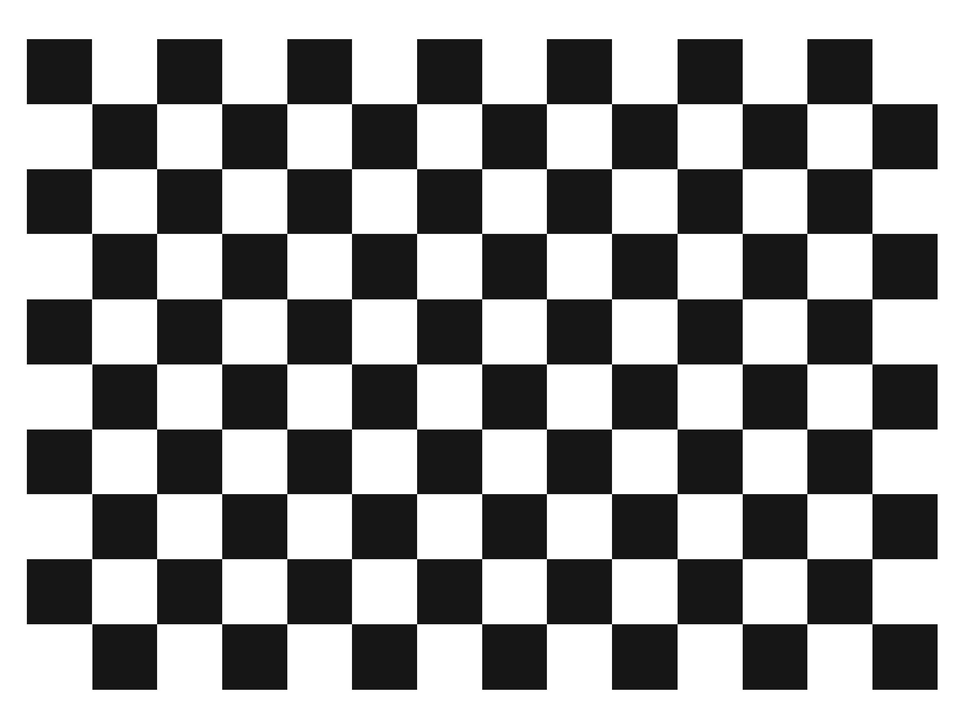
#> input picture Image preprocessing/Calibration board.png, 969 x 728 px, shrunk from 2128 x 1600 before the run
$ python -i Flood_metho.py   (imports and definitions only)
#> lines starting #> are read from the running program, lines starting #| are printed output that depends on the picture; after the words box and inside, x2 and y2 are one past the last pixel; in counts of white or black regions, pixels touching at a corner belong together
#> further down, picture is the input picture: shape (728, 969, 3); min 0, max 255, mean 156.9
import cv2
import numpy as np
import time # Tylko do printowania co jakiś czas
import matplotlib.pyplot as plt
from matplotlib.backends.backend_pdf import PdfPages


# [59 lines left out: functions RefPoint_Detection, Calculate_angle, camera_calibration, not called in this run]


# Na podstawie problemu z odbijaniem światła,
# przedstawionego na: https://stackoverflow.com/questions/67099645/contour-detection-reduce-glare-on-image-opencv-python
# Funkcja służy do wykrycia największego elementu na obrazie.
# Warunek konieczny działania tej funkcji to jednolite tło, którego kolor nie jest podobny do koloru obiektu.
# (np. blacha na jasnoszarym stole). Z racji na statyczne położenie kamery, można dodać
def Workspace_detection(frame):
    lowerDiff = [3, 3, 3, 5]
    upperDiff = [3, 3, 3, 5]
    birdEye = np.maximum(frame, 10)
    foreground = birdEye.copy()

    height, width = frame.shape[:2]
#> height = 728; width = 969
    seeds = [(10, 10), (10, height - 10), (width - 10, 10), (width - 10, height - 10)]
    for seed in seeds:
        cv2.floodFill(foreground, None, seedPoint=seed, newVal=(0, 0, 0), loDiff=lowerDiff, upDiff=upperDiff)
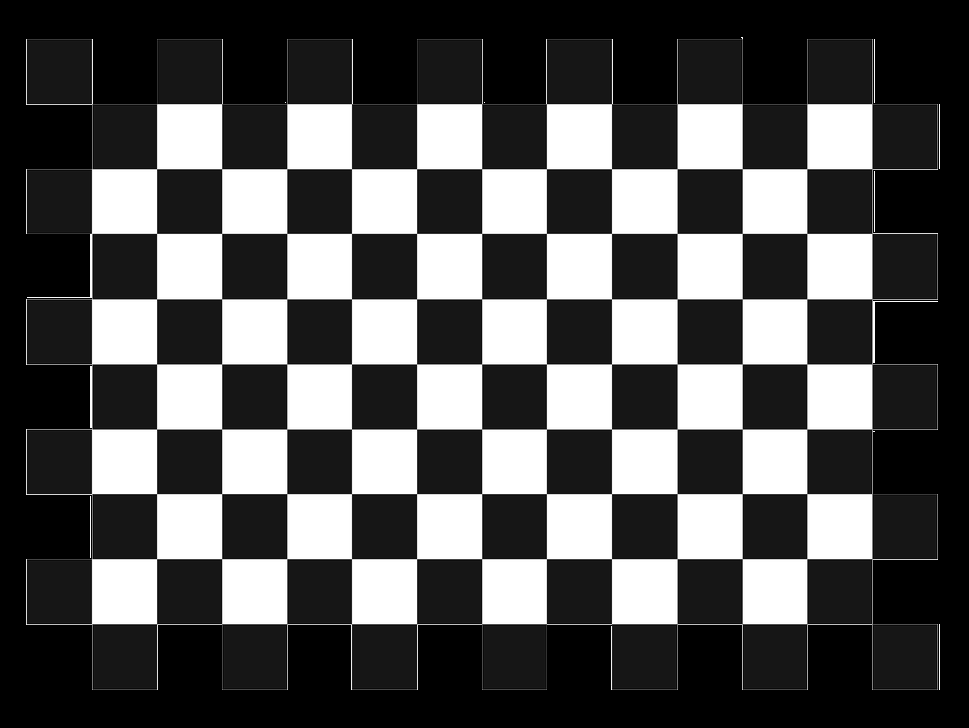
#> foreground: shape (728, 969, 3); min 0, max 255, mean 83.7

    gray = cv2.cvtColor(foreground, cv2.COLOR_BGR2GRAY)
    blur = cv2.GaussianBlur(gray, (5, 5), 0)
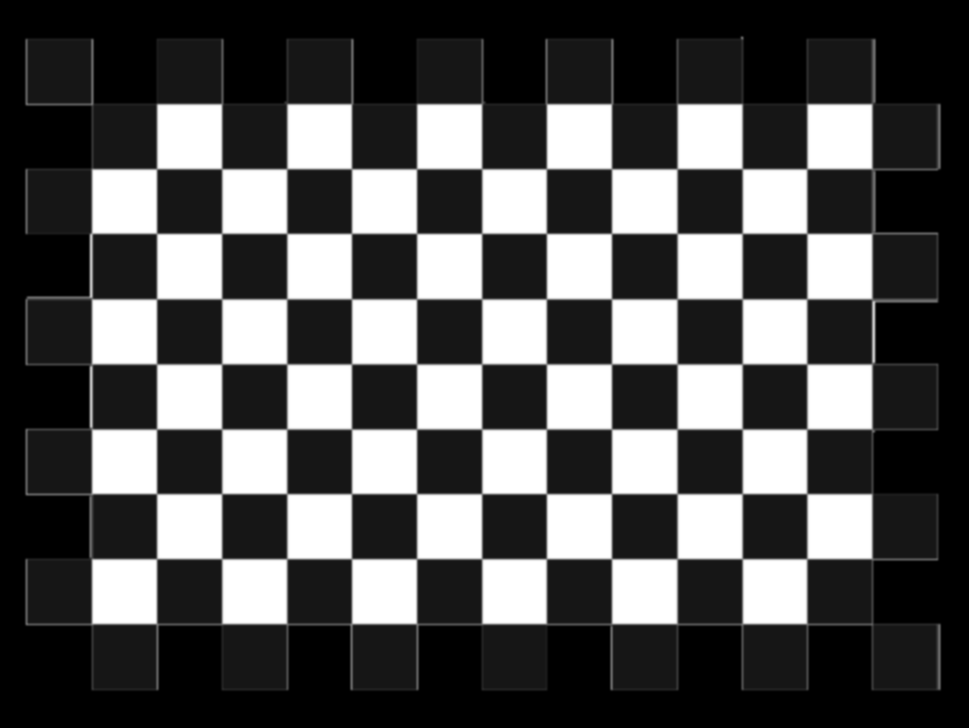
#> blur: shape (728, 969); min 0, max 255, mean 83.7

    thresh = cv2.threshold(blur, 1, 255, cv2.THRESH_BINARY)[1]
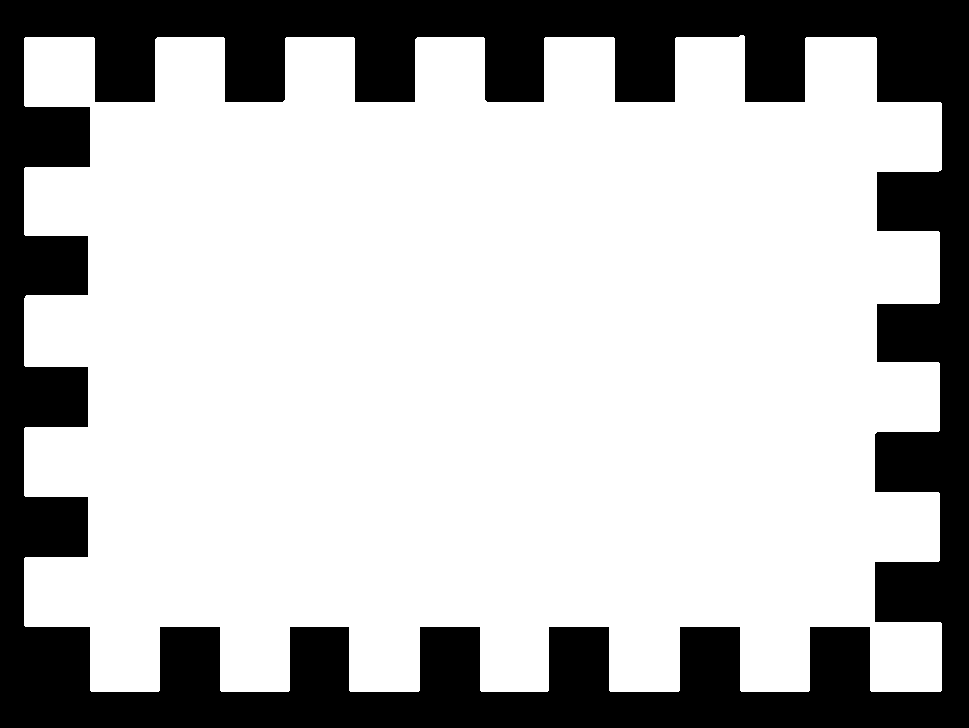
#> thresh: shape (728, 969); 72.9% white; 1 black region, box (x1, y1, x2, y2) and area: (0, 0, 969, 728) 190850
    thresh2 = cv2.morphologyEx(thresh, cv2.MORPH_OPEN, cv2.getStructuringElement(cv2.MORPH_RECT, (7, 7)))
#> thresh2: shape (728, 969); 72.9% white; 1 black region
    thresh3 = cv2.morphologyEx(thresh2, cv2.MORPH_CLOSE, cv2.getStructuringElement(cv2.MORPH_RECT, (7, 7)))
    cntrs, _ = cv2.findContours(thresh3, cv2.RETR_EXTERNAL,cv2.CHAIN_APPROX_SIMPLE)  # Tu można zamienić na simple, jeżeli ma być wykrywany prostokątny element
#> cntrs = 1 contour; box (x1, y1, x2, y2) and area: (24, 37, 942, 692) 511752

    max_area = 0
    max_area_index = -1
    for i, cntr in enumerate(cntrs):
        area = cv2.contourArea(cntr)
        if area > max_area:
            max_area = area
            max_area_index = i
#> this loop made 1 pass
#> (area, max_area, max_area_index) on pass 1: (511752.5, 511752.5, 0)
#> after the loop, max_area = 511752.5; max_area_index = 0

    # wyznaczenie rogów prostokąta
    # https://stackoverflow.com/questions/7263621/how-to-find-corners-on-a-image-using-opencv
    arc = 0.04 * cv2.arcLength(cntrs[max_area_index], True)
#> arc = 227.1
    poly = cv2.approxPolyDP(cntrs[max_area_index], arc, True)
#> poly = [[24, 38], [91, 691], [941, 690], [875, 37]]

    if len(poly) != 4:
        return birdEye, None, thresh, blur, gray, None, None, None
    if len(poly) == 4:
        cv2.drawContours(birdEye, [poly], 0, (0), 5)
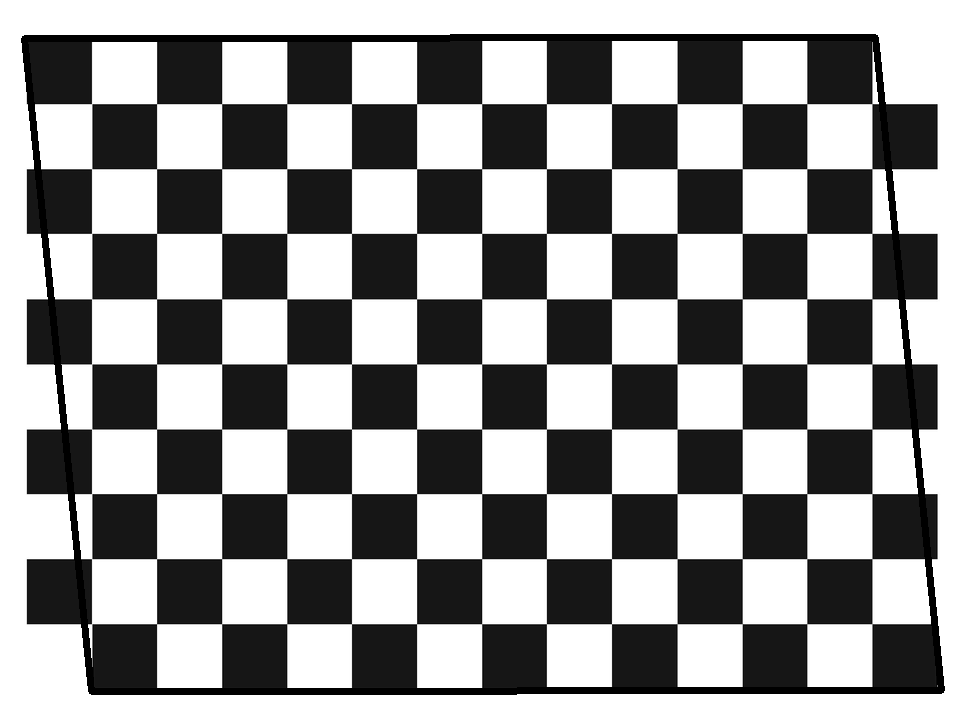
#> birdEye: shape (728, 969, 3); min 0, max 255, mean 151.4
        # cv2.drawContours(birdEye, cntrs, max_area_index, (0, 255, 0), 2)
        poly = poly[np.argsort(poly[:, 0][:, 1])]
#> poly = [[875, 37], [24, 38], [941, 690], [91, 691]]
        # Rogi prostokąta
        left_upper_corner = poly[0][0]
#> left_upper_corner = [875, 37]
        left_bottom_corner = poly[1][0]
#> left_bottom_corner = [24, 38]
        right_upper_corner = poly[2][0]
#> right_upper_corner = [941, 690]
        right_bottom_corner = poly[3][0]
#> right_bottom_corner = [91, 691]
        w = int(np.sqrt(
            (right_upper_corner[0] - left_upper_corner[0]) ** 2 + (right_upper_corner[1] - left_upper_corner[1]) ** 2))
#> w = 656
        h = int(np.sqrt((right_upper_corner[0] - right_bottom_corner[0]) ** 2 + (
                    right_upper_corner[1] - right_bottom_corner[1]) ** 2))
#> h = 850
        cv2.circle(birdEye, left_bottom_corner, 5, (255, 0, 255), -1) # różowy
#> birdEye: shape (728, 969, 3); 0.01% of pixels changed, all inside (x1, y1, x2, y2) = (19, 33, 30, 44)
        cv2.circle(birdEye, right_upper_corner, 5, (0, 0, 255), -1) # czerwony
#> birdEye: shape (728, 969, 3); mean B, G, R 151.4, 151.4, 151.5
        cv2.circle(birdEye, right_bottom_corner, 5, (255, 255, 255), -1) # biały
#> birdEye: shape (728, 969, 3); mean B, G, R 151.4, 151.4, 151.5
        cv2.circle(birdEye, left_upper_corner, 5, (0, 255, 255), -1) # żółty
#> birdEye: shape (728, 969, 3); mean B, G, R 151.4, 151.4, 151.5
        pts_org = np.array([left_upper_corner, right_upper_corner, right_bottom_corner, left_bottom_corner], np.float32)
#> pts_org = [[875, 37], [941, 690], [91, 691], [24, 38]]
        pts_dst = np.array([[0, 0], [w, 0],[w, h], [0, h]], np.float32)
#> pts_dst = [[0, 0], [656, 0], [656, 850], [0, 850]]
        matrix = cv2.getPerspectiveTransform(pts_org, pts_dst)
#> matrix = [[0.00118, 1, -38.15], [-0.999, 0.101, 870.1], [-4.23e-09, -1.8e-06, 1]]
        workplace = cv2.warpPerspective(birdEye, matrix, (w, h))
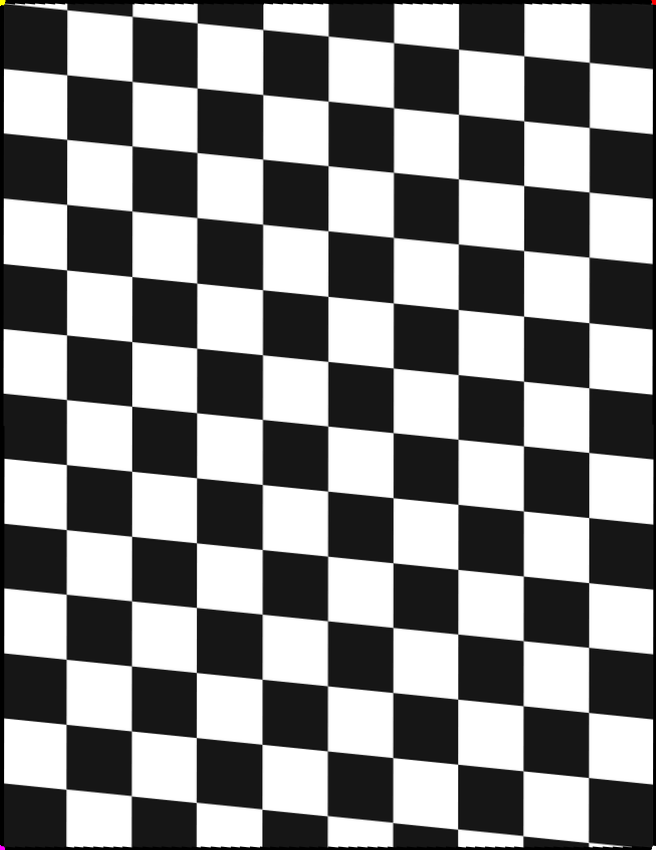
#> workplace: shape (850, 656, 3); mean B, G, R 134.8, 134.9, 134.9
        rect = cv2.minAreaRect(pts_org)
#> rect = ((482.5, 364), (916.2, 653.1), -0.0674)
        angle = rect[2]
#> angle = -0.0674
        if angle < -45:
            angle = -(90 + angle)
        elif angle > 45:
            angle = -(90 - angle)
        return birdEye, workplace, thresh3, blur, gray, right_bottom_corner, angle, pts_org

# [13 lines left out: function draw_line_through_points, not called in this run]

## Dolna i górna granica kolorów
# Czerwone
lower_red = np.array([167, 100, 97])
upper_red = np.array([179, 255, 255])
# Niebieskie
lower_blue = np.array([77, 127, 102])
upper_blue = np.array([111, 255, 255])
# Zielone
lower_green = np.array([34, 49, 154])
upper_green = np.array([71, 255, 255])

# [1 line not run here, left out]
last_print_time = time.time()
# [46 lines not run here, left out]
# Create a PdfPages object
pdf = PdfPages('output.pdf')

# List of images to save
# [1 line that did not run here, left out]
# [1 line that did not run here, left out]
image_names = ['thresh', 'blur', 'mask_red', 'mask_blue', 'Wykrycie zielonego', 'Kąt']

# For each image
# [30 lines not run here, left out]
# TODO - translacja powinna być podana w mm, więc trzeba przeskalować na podstawie obsługiwanej blachy, może info z CSV?

>>> import cv2
>>> picture = cv2.imread('../Calibration board.png')
>>> result = Workspace_detection(picture)
#> result = 8 items
